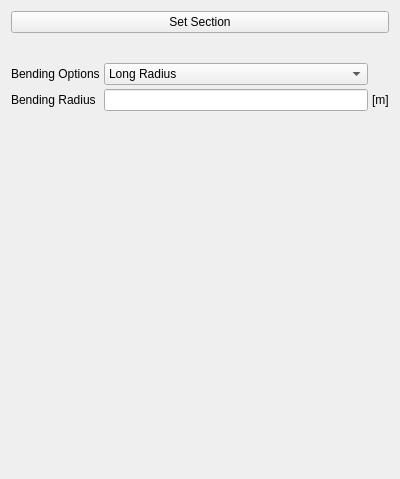
<?xml version="1.0" encoding="UTF-8"?>
<ui version="4.0">
 <class>Form</class>
 <widget class="QWidget" name="Form">
  <property name="geometry">
   <rect>
    <x>0</x>
    <y>0</y>
    <width>400</width>
    <height>479</height>
   </rect>
  </property>
  <property name="windowTitle">
   <string>Form</string>
  </property>
  <layout class="QVBoxLayout" name="verticalLayout">
   <property name="spacing">
    <number>30</number>
   </property>
   <item>
    <widget class="QPushButton" name="set_section_button">
     <property name="text">
      <string>Set Section</string>
     </property>
    </widget>
   </item>
   <item>
    <layout class="QGridLayout" name="gridLayout_5">
     <property name="spacing">
      <number>4</number>
     </property>
     <item row="2" column="3">
      <widget class="QLabel" name="bending_radius_unity_label">
       <property name="text">
        <string>[m]</string>
       </property>
      </widget>
     </item>
     <item row="2" column="1">
      <widget class="QLabel" name="bending_radius_label">
       <property name="text">
        <string>Bending Radius</string>
       </property>
      </widget>
     </item>
     <item row="2" column="2">
      <widget class="QLineEdit" name="bending_radius_line_edit"/>
     </item>
     <item row="1" column="1">
      <widget class="QLabel" name="bending_options_label">
       <property name="text">
        <string>Bending Options</string>
       </property>
      </widget>
     </item>
     <item row="1" column="2">
      <widget class="QComboBox" name="bending_options_combobox">
       <item>
        <property name="text">
         <string>Long Radius</string>
        </property>
       </item>
       <item>
        <property name="text">
         <string>Short Radius</string>
        </property>
       </item>
       <item>
        <property name="text">
         <string>User-Defined</string>
        </property>
       </item>
       <item>
        <property name="text">
         <string>Disabled</string>
        </property>
       </item>
      </widget>
     </item>
    </layout>
   </item>
   <item>
    <spacer name="verticalSpacer">
     <property name="orientation">
      <enum>Qt::Vertical</enum>
     </property>
     <property name="sizeHint" stdset="0">
      <size>
       <width>20</width>
       <height>40</height>
      </size>
     </property>
    </spacer>
   </item>
  </layout>
 </widget>
 <resources/>
 <connections/>
</ui>
